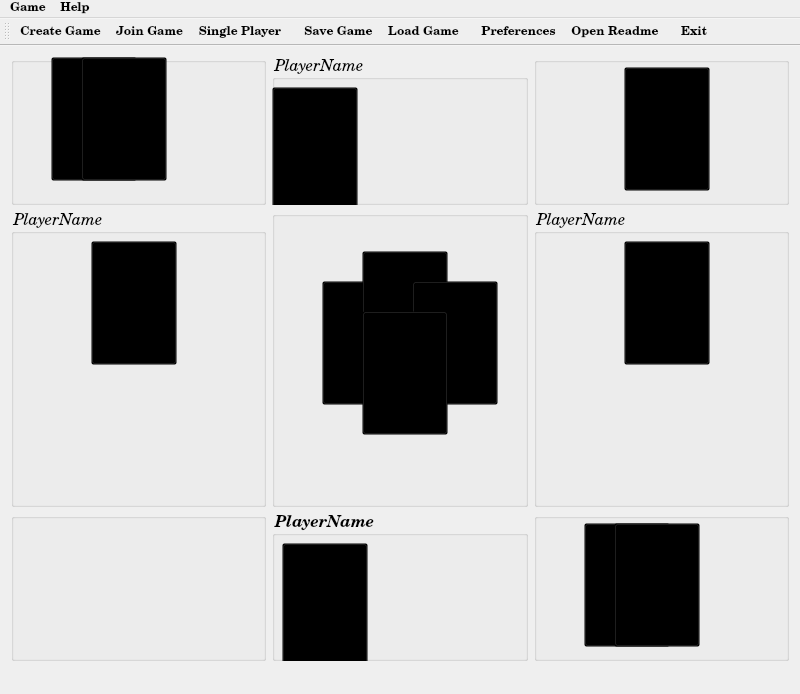
<?xml version="1.0" encoding="UTF-8"?>
<ui version="4.0">
 <class>MainWindow</class>
 <widget class="QMainWindow" name="MainWindow">
  <property name="geometry">
   <rect>
    <x>0</x>
    <y>0</y>
    <width>800</width>
    <height>694</height>
   </rect>
  </property>
  <property name="windowTitle">
   <string>twenty9</string>
  </property>
  <property name="styleSheet">
   <string notr="true">background-image:url(:/backgrounds/background.jpg)</string>
  </property>
  <widget class="QWidget" name="centralWidget">
   <property name="minimumSize">
    <size>
     <width>800</width>
     <height>620</height>
    </size>
   </property>
   <property name="autoFillBackground">
    <bool>false</bool>
   </property>
   <property name="styleSheet">
    <string notr="true">background:transparent</string>
   </property>
   <layout class="QGridLayout" name="gridLayout">
    <item row="0" column="0">
     <widget class="QGroupBox" name="opponentScore">
      <property name="title">
       <string/>
      </property>
      <widget class="QPushButton" name="OpponentScoreCardFront">
       <property name="geometry">
        <rect>
         <x>40</x>
         <y>0</y>
         <width>86</width>
         <height>124</height>
        </rect>
       </property>
       <property name="minimumSize">
        <size>
         <width>86</width>
         <height>124</height>
        </size>
       </property>
       <property name="text">
        <string/>
       </property>
      </widget>
      <widget class="QPushButton" name="OpponentScoreCardBack">
       <property name="geometry">
        <rect>
         <x>70</x>
         <y>0</y>
         <width>86</width>
         <height>124</height>
        </rect>
       </property>
       <property name="minimumSize">
        <size>
         <width>86</width>
         <height>124</height>
        </size>
       </property>
       <property name="text">
        <string/>
       </property>
      </widget>
     </widget>
    </item>
    <item row="3" column="2">
     <widget class="QGroupBox" name="SelfScore">
      <property name="title">
       <string/>
      </property>
      <widget class="QPushButton" name="SelfScoreCardFront">
       <property name="geometry">
        <rect>
         <x>50</x>
         <y>10</y>
         <width>86</width>
         <height>124</height>
        </rect>
       </property>
       <property name="minimumSize">
        <size>
         <width>86</width>
         <height>124</height>
        </size>
       </property>
       <property name="text">
        <string/>
       </property>
      </widget>
      <widget class="QPushButton" name="SelfScoreCardBack">
       <property name="geometry">
        <rect>
         <x>80</x>
         <y>10</y>
         <width>86</width>
         <height>124</height>
        </rect>
       </property>
       <property name="minimumSize">
        <size>
         <width>86</width>
         <height>124</height>
        </size>
       </property>
       <property name="text">
        <string/>
       </property>
      </widget>
     </widget>
    </item>
    <item row="3" column="0">
     <widget class="QGroupBox" name="emptyBox2">
      <property name="title">
       <string/>
      </property>
      <property name="flat">
       <bool>true</bool>
      </property>
     </widget>
    </item>
    <item row="1" column="0" rowspan="2">
     <widget class="QGroupBox" name="LeftHand">
      <property name="font">
       <font>
        <family>Century Schoolbook L</family>
        <pointsize>12</pointsize>
        <italic>true</italic>
       </font>
      </property>
      <property name="title">
       <string>PlayerName</string>
      </property>
      <widget class="QPushButton" name="LeftCard">
       <property name="geometry">
        <rect>
         <x>80</x>
         <y>30</y>
         <width>86</width>
         <height>124</height>
        </rect>
       </property>
       <property name="minimumSize">
        <size>
         <width>86</width>
         <height>124</height>
        </size>
       </property>
       <property name="text">
        <string/>
       </property>
       <property name="icon">
        <iconset resource="resource.qrc">
         <normaloff>:/backs/back.png</normaloff>:/backs/back.png</iconset>
       </property>
       <property name="iconSize">
        <size>
         <width>81</width>
         <height>119</height>
        </size>
       </property>
      </widget>
     </widget>
    </item>
    <item row="0" column="2">
     <widget class="QGroupBox" name="emptyBox1">
      <property name="title">
       <string/>
      </property>
      <property name="flat">
       <bool>true</bool>
      </property>
      <widget class="QPushButton" name="TrumpCard">
       <property name="geometry">
        <rect>
         <x>90</x>
         <y>10</y>
         <width>86</width>
         <height>124</height>
        </rect>
       </property>
       <property name="minimumSize">
        <size>
         <width>86</width>
         <height>124</height>
        </size>
       </property>
       <property name="text">
        <string/>
       </property>
       <property name="icon">
        <iconset resource="resource.qrc">
         <normaloff>:/backs/back.png</normaloff>:/backs/back.png</iconset>
       </property>
       <property name="iconSize">
        <size>
         <width>81</width>
         <height>119</height>
        </size>
       </property>
      </widget>
     </widget>
    </item>
    <item row="1" column="1" rowspan="2">
     <widget class="QGroupBox" name="Pit">
      <property name="title">
       <string/>
      </property>
      <widget class="QPushButton" name="LeftPit">
       <property name="geometry">
        <rect>
         <x>50</x>
         <y>70</y>
         <width>86</width>
         <height>124</height>
        </rect>
       </property>
       <property name="minimumSize">
        <size>
         <width>86</width>
         <height>124</height>
        </size>
       </property>
       <property name="text">
        <string/>
       </property>
      </widget>
      <widget class="QPushButton" name="TopPit">
       <property name="geometry">
        <rect>
         <x>90</x>
         <y>40</y>
         <width>86</width>
         <height>124</height>
        </rect>
       </property>
       <property name="minimumSize">
        <size>
         <width>86</width>
         <height>124</height>
        </size>
       </property>
       <property name="text">
        <string/>
       </property>
      </widget>
      <widget class="QPushButton" name="RightPit">
       <property name="geometry">
        <rect>
         <x>140</x>
         <y>70</y>
         <width>86</width>
         <height>124</height>
        </rect>
       </property>
       <property name="minimumSize">
        <size>
         <width>86</width>
         <height>124</height>
        </size>
       </property>
       <property name="text">
        <string/>
       </property>
      </widget>
      <widget class="QPushButton" name="BottomPit">
       <property name="geometry">
        <rect>
         <x>90</x>
         <y>100</y>
         <width>86</width>
         <height>124</height>
        </rect>
       </property>
       <property name="minimumSize">
        <size>
         <width>86</width>
         <height>124</height>
        </size>
       </property>
       <property name="text">
        <string/>
       </property>
      </widget>
     </widget>
    </item>
    <item row="1" column="2" rowspan="2">
     <widget class="QGroupBox" name="RightHand">
      <property name="minimumSize">
       <size>
        <width>0</width>
        <height>0</height>
       </size>
      </property>
      <property name="font">
       <font>
        <family>Century Schoolbook L</family>
        <pointsize>12</pointsize>
        <italic>true</italic>
       </font>
      </property>
      <property name="title">
       <string>PlayerName</string>
      </property>
      <widget class="QPushButton" name="RightCard">
       <property name="geometry">
        <rect>
         <x>90</x>
         <y>30</y>
         <width>86</width>
         <height>124</height>
        </rect>
       </property>
       <property name="minimumSize">
        <size>
         <width>86</width>
         <height>124</height>
        </size>
       </property>
       <property name="text">
        <string/>
       </property>
       <property name="icon">
        <iconset resource="resource.qrc">
         <normaloff>:/backs/back.png</normaloff>:/backs/back.png</iconset>
       </property>
       <property name="iconSize">
        <size>
         <width>81</width>
         <height>119</height>
        </size>
       </property>
      </widget>
     </widget>
    </item>
    <item row="3" column="1">
     <widget class="QGroupBox" name="BottomHand">
      <property name="font">
       <font>
        <family>Century Schoolbook L</family>
        <pointsize>12</pointsize>
        <weight>75</weight>
        <italic>true</italic>
        <bold>true</bold>
       </font>
      </property>
      <property name="title">
       <string>PlayerName</string>
      </property>
      <property name="alignment">
       <set>Qt::AlignLeading|Qt::AlignLeft|Qt::AlignTop</set>
      </property>
      <widget class="QPushButton" name="BottomCard">
       <property name="geometry">
        <rect>
         <x>10</x>
         <y>30</y>
         <width>86</width>
         <height>124</height>
        </rect>
       </property>
       <property name="minimumSize">
        <size>
         <width>86</width>
         <height>124</height>
        </size>
       </property>
       <property name="cursor">
        <cursorShape>PointingHandCursor</cursorShape>
       </property>
      </widget>
     </widget>
    </item>
    <item row="0" column="1">
     <widget class="QGroupBox" name="TopHand">
      <property name="font">
       <font>
        <family>Century Schoolbook L</family>
        <pointsize>12</pointsize>
        <italic>true</italic>
       </font>
      </property>
      <property name="title">
       <string>PlayerName</string>
      </property>
      <widget class="QPushButton" name="TopCard">
       <property name="geometry">
        <rect>
         <x>0</x>
         <y>30</y>
         <width>86</width>
         <height>124</height>
        </rect>
       </property>
       <property name="minimumSize">
        <size>
         <width>86</width>
         <height>124</height>
        </size>
       </property>
       <property name="text">
        <string/>
       </property>
       <property name="icon">
        <iconset resource="resource.qrc">
         <normaloff>:/backs/back.png</normaloff>:/backs/back.png</iconset>
       </property>
       <property name="iconSize">
        <size>
         <width>81</width>
         <height>119</height>
        </size>
       </property>
      </widget>
     </widget>
    </item>
   </layout>
  </widget>
  <widget class="QMenuBar" name="menuBar">
   <property name="geometry">
    <rect>
     <x>0</x>
     <y>0</y>
     <width>800</width>
     <height>24</height>
    </rect>
   </property>
   <property name="font">
    <font>
     <family>Century Schoolbook L</family>
     <weight>75</weight>
     <bold>true</bold>
    </font>
   </property>
   <widget class="QMenu" name="GameMenu">
    <property name="font">
     <font>
      <family>Century Schoolbook L</family>
      <weight>75</weight>
      <bold>true</bold>
     </font>
    </property>
    <property name="title">
     <string>Game</string>
    </property>
    <widget class="QMenu" name="NewGameMenu">
     <property name="font">
      <font>
       <family>Century Schoolbook L</family>
       <weight>75</weight>
       <bold>true</bold>
      </font>
     </property>
     <property name="title">
      <string>New Game</string>
     </property>
     <addaction name="CreateGame"/>
     <addaction name="JoinGame"/>
     <addaction name="SinglePlayer"/>
    </widget>
    <addaction name="NewGameMenu"/>
    <addaction name="SaveGame"/>
    <addaction name="LoadGame"/>
    <addaction name="separator"/>
    <addaction name="Preferences"/>
    <addaction name="separator"/>
    <addaction name="Exit"/>
   </widget>
   <widget class="QMenu" name="HelpMenu">
    <property name="font">
     <font>
      <family>Century Schoolbook L</family>
      <weight>75</weight>
      <bold>true</bold>
     </font>
    </property>
    <property name="title">
     <string>Help</string>
    </property>
    <addaction name="Help"/>
   </widget>
   <addaction name="GameMenu"/>
   <addaction name="HelpMenu"/>
  </widget>
  <widget class="QToolBar" name="mainToolBar">
   <property name="font">
    <font>
     <family>Century Schoolbook L</family>
     <weight>75</weight>
     <bold>true</bold>
    </font>
   </property>
   <property name="styleSheet">
    <string notr="true">background:transparent</string>
   </property>
   <attribute name="toolBarArea">
    <enum>TopToolBarArea</enum>
   </attribute>
   <attribute name="toolBarBreak">
    <bool>false</bool>
   </attribute>
   <addaction name="CreateGame"/>
   <addaction name="JoinGame"/>
   <addaction name="SinglePlayer"/>
   <addaction name="separator"/>
   <addaction name="SaveGame"/>
   <addaction name="LoadGame"/>
   <addaction name="separator"/>
   <addaction name="Preferences"/>
   <addaction name="Help"/>
   <addaction name="separator"/>
   <addaction name="Exit"/>
  </widget>
  <widget class="QStatusBar" name="statusBar">
   <property name="styleSheet">
    <string notr="true">background:transparent</string>
   </property>
  </widget>
  <action name="SaveGame">
   <property name="icon">
    <iconset resource="resource.qrc">
     <normaloff>:/icons/save.png</normaloff>:/icons/save.png</iconset>
   </property>
   <property name="text">
    <string>Save Game</string>
   </property>
   <property name="font">
    <font>
     <family>Century Schoolbook L</family>
     <weight>75</weight>
     <bold>true</bold>
    </font>
   </property>
   <property name="shortcut">
    <string>Ctrl+S</string>
   </property>
  </action>
  <action name="LoadGame">
   <property name="icon">
    <iconset resource="resource.qrc">
     <normaloff>:/icons/open.png</normaloff>:/icons/open.png</iconset>
   </property>
   <property name="text">
    <string>Load Game</string>
   </property>
   <property name="font">
    <font>
     <family>Century Schoolbook L</family>
     <weight>75</weight>
     <bold>true</bold>
    </font>
   </property>
   <property name="shortcut">
    <string>Ctrl+O</string>
   </property>
  </action>
  <action name="Exit">
   <property name="icon">
    <iconset resource="resource.qrc">
     <normaloff>:/icons/exit.png</normaloff>:/icons/exit.png</iconset>
   </property>
   <property name="text">
    <string>Exit</string>
   </property>
   <property name="font">
    <font>
     <family>Century Schoolbook L</family>
     <weight>75</weight>
     <bold>true</bold>
    </font>
   </property>
  </action>
  <action name="Help">
   <property name="icon">
    <iconset resource="resource.qrc">
     <normaloff>:/icons/help.png</normaloff>:/icons/help.png</iconset>
   </property>
   <property name="text">
    <string>Open Readme</string>
   </property>
   <property name="font">
    <font>
     <family>Century Schoolbook L</family>
     <weight>75</weight>
     <bold>true</bold>
    </font>
   </property>
   <property name="shortcut">
    <string>Ctrl+H</string>
   </property>
  </action>
  <action name="Preferences">
   <property name="icon">
    <iconset resource="resource.qrc">
     <normaloff>:/icons/settings.png</normaloff>:/icons/settings.png</iconset>
   </property>
   <property name="text">
    <string>Preferences</string>
   </property>
   <property name="font">
    <font>
     <family>Century Schoolbook L</family>
     <weight>75</weight>
     <bold>true</bold>
    </font>
   </property>
   <property name="shortcut">
    <string>Ctrl+P</string>
   </property>
  </action>
  <action name="JoinGame">
   <property name="icon">
    <iconset resource="resource.qrc">
     <normaloff>:/icons/join.png</normaloff>:/icons/join.png</iconset>
   </property>
   <property name="text">
    <string>Join Game</string>
   </property>
   <property name="font">
    <font>
     <family>Century Schoolbook L</family>
     <weight>75</weight>
     <bold>true</bold>
    </font>
   </property>
   <property name="shortcut">
    <string>Ctrl+J</string>
   </property>
  </action>
  <action name="SinglePlayer">
   <property name="icon">
    <iconset resource="resource.qrc">
     <normaloff>:/icons/user.png</normaloff>:/icons/user.png</iconset>
   </property>
   <property name="text">
    <string>Single Player</string>
   </property>
   <property name="font">
    <font>
     <family>Century Schoolbook L</family>
     <weight>75</weight>
     <bold>true</bold>
    </font>
   </property>
   <property name="shortcut">
    <string>Ctrl+B</string>
   </property>
  </action>
  <action name="CreateGame">
   <property name="icon">
    <iconset resource="resource.qrc">
     <normaloff>:/icons/create.png</normaloff>:/icons/create.png</iconset>
   </property>
   <property name="text">
    <string>Create Game</string>
   </property>
   <property name="font">
    <font>
     <family>Century Schoolbook L</family>
     <weight>75</weight>
     <bold>true</bold>
    </font>
   </property>
   <property name="shortcut">
    <string>Ctrl+N</string>
   </property>
  </action>
 </widget>
 <layoutdefault spacing="6" margin="11"/>
 <tabstops>
  <tabstop>BottomCard</tabstop>
  <tabstop>OpponentScoreCardFront</tabstop>
  <tabstop>OpponentScoreCardBack</tabstop>
  <tabstop>TopCard</tabstop>
  <tabstop>LeftPit</tabstop>
  <tabstop>TopPit</tabstop>
  <tabstop>RightPit</tabstop>
  <tabstop>BottomPit</tabstop>
  <tabstop>RightCard</tabstop>
  <tabstop>LeftCard</tabstop>
  <tabstop>SelfScoreCardFront</tabstop>
  <tabstop>SelfScoreCardBack</tabstop>
 </tabstops>
 <resources>
  <include location="resource.qrc"/>
 </resources>
 <connections/>
</ui>
